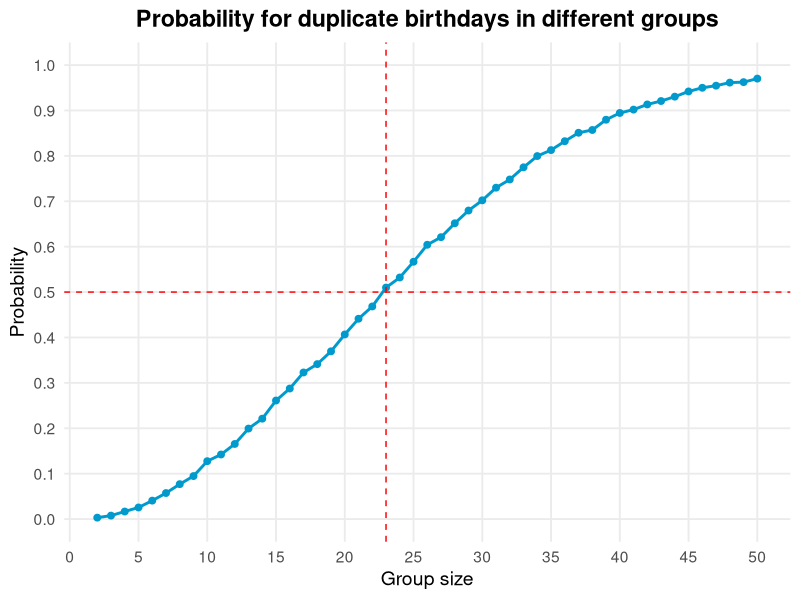
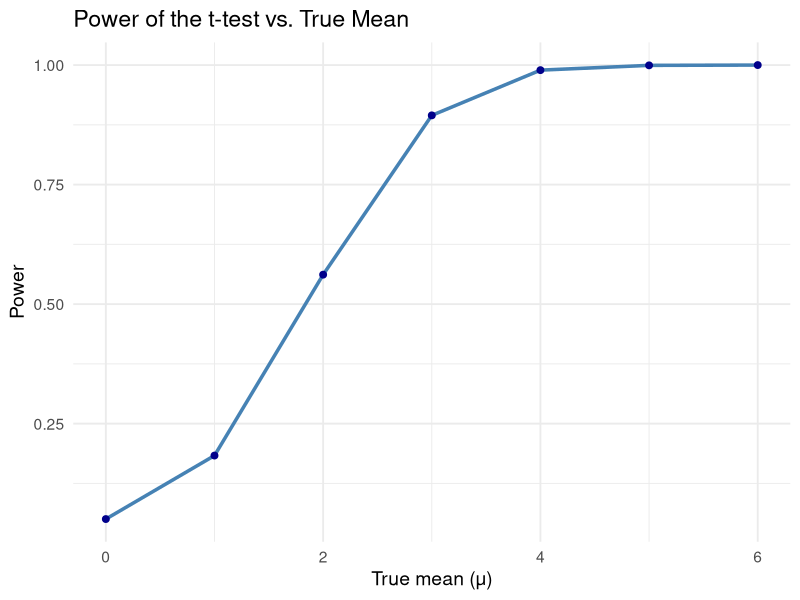
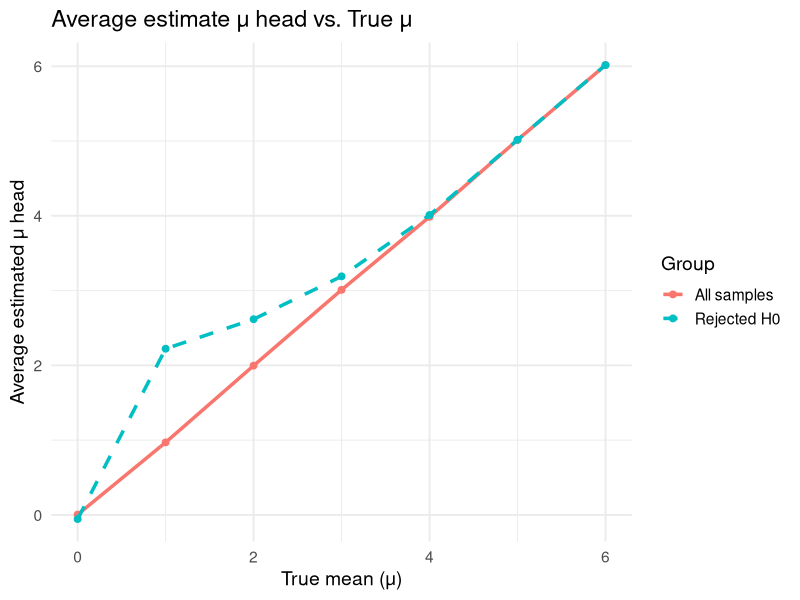

These figures' R source, in order:
## Loading packages
library(tidyverse)
library(ggplot2)
library(broom)

## Problem 1

birthday_pool =
  function(n) {
  birthdays = sample(1:365, size = n, replace = TRUE)
  has_duplicate = length(birthdays) != length(unique(birthdays))
  return(has_duplicate)
}

# Simulation setting
set.seed(506)
n_simulations = 10000 
group_sizes = 2:50

probability_data =
  tibble(
  group_size = rep(group_sizes, each = n_simulations)
  ) |> 
  group_by(group_size) |> 
  mutate(
    match_result = map_lgl(group_size, birthday_pool)
  ) |> 
  summarise(
    probability = mean(match_result),
    .groups = 'drop'
  )

# Plot
probability_data |> 
  ggplot(aes(x = group_size, y = probability)) +
  geom_line(color = "deepskyblue3", linewidth = 1) +
  geom_point(color = "deepskyblue3", size = 2) +

  # mark the critical point when p exceeds 0.5
  geom_hline(yintercept = 0.5, linetype = "dashed", color = "red") +
  geom_vline(xintercept = 23, linetype = "dashed", color = "red") +
  
  # supplements
  labs(
    title = "Probability for duplicate birthdays in different groups",
    x = "Group size",
    y = "Probability"
  ) +
  scale_y_continuous(limits = c(0, 1), breaks = seq(0, 1, 0.1)) +
  scale_x_continuous(breaks = seq(0, 50, 5)) +
  theme_minimal(base_size = 14) +
  theme(
    plot.title = element_text(hjust = 0.5, face = "bold"),
    plot.subtitle = element_text(hjust = 0.5),
    panel.grid.minor = element_blank()
  )

## Problem 2

mu_values = c(0, 1, 2, 3, 4, 5, 6)

simulation_results =
  tibble(
  true_mu = rep(mu_values, each = 5000),
  sim_id = 1:length(true_mu)
  ) |>
  mutate(
    test_output = map(true_mu, ~ {
      data_set = rnorm(n = 30, mean = .x, sd = 5)
      t.test(data_set, mu = 0) |> 
        tidy()
    })
  ) |>
  unnest(
    test_output
  ) |>
  select(
    true_mu,
    mu_hat = estimate,
    p_value = p.value
  ) |>
  mutate(
    reject_H0 = (p_value < 0.05)
  )

summary_stats =
  simulation_results |>
  group_by(true_mu) |>
  summarise(
    mean_mu_hat = mean(mu_hat),
    power_or_typeI_error = mean(reject_H0),
    .groups = 'drop'
  )

# plot power vs true mean
summary_stats |>
  ggplot(aes(x = true_mu, y = power_or_typeI_error)) +
  geom_line(color = "steelblue", linewidth = 1.2) +
  geom_point(color = "darkblue", size = 2) +
  labs(
    x = "True mean (μ)",
    y = "Power",
    title = "Power of the t-test vs. True Mean"
  ) +
  theme_minimal(base_size = 14)

# plot 2
mean_estimates =
  simulation_results |>
  group_by(true_mu) |>
  summarise(
    mean_mu_hat_all = mean(mu_hat),
    mean_mu_hat_reject = mean(mu_hat[reject_H0]),
    .groups = "drop"
  )

mean_estimates |>
  ggplot(aes(x = true_mu)) +
  geom_line(aes(y = mean_mu_hat_all, color = "All samples"), linewidth = 1.2) +
  geom_point(aes(y = mean_mu_hat_all, color = "All samples"), size = 2) +
  geom_line(aes(y = mean_mu_hat_reject, color = "Rejected H0"), linewidth = 1.2, linetype = "dashed") +
  geom_point(aes(y = mean_mu_hat_reject, color = "Rejected H0"), size = 2) +
  labs(
    x = "True mean (μ)",
    y = "Average estimated μ head",
    title = "Average estimate μ head vs. True μ",
    color = "Group"
  ) +
  theme_minimal(base_size = 14)
